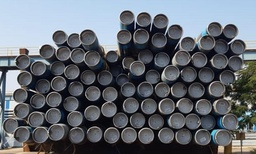
#> input picture selection_project/input.jpeg, 256 x 154 px, shrunk from 699 x 421 before the run
$ python circle.py
#> lines starting #> are read from the running program, lines starting #| are printed output that depends on the picture
### selection_project/canny.py
from math import sqrt, atan2, pi
import numpy as np


def canny_edge_detector(input_image):
    input_pixels = input_image.load()
    width = input_image.width
    height = input_image.height

    # Transform the image to grayscale
    grayscaled = compute_grayscale(input_pixels, width, height)

    # Blur it to remove noise
    blurred = compute_blur(grayscaled, width, height)

    # Compute the gradient
    gradient, direction = compute_gradient(blurred, width, height)

    # Non-maximum suppression
    filter_out_non_maximum(gradient, direction, width, height)

    # Filter out some edges
    keep = filter_strong_edges(gradient, width, height, 20, 25)

    return keep


def compute_grayscale(input_pixels, width, height):
    grayscale = np.empty((width, height))
    for x in range(width):
        for y in range(height):
            pixel = input_pixels[x, y]
            grayscale[x, y] = (pixel[0] + pixel[1] + pixel[2]) / 3
    return grayscale


def compute_blur(input_pixels, width, height):
    # Keep coordinate inside image
    clip = lambda x, l, u: l if x < l else u if x > u else x

    # Gaussian kernel
    kernel = np.array([
        [1 / 256, 4 / 256, 6 / 256, 4 / 256, 1 / 256],
        [4 / 256, 16 / 256, 24 / 256, 16 / 256, 4 / 256],
        [6 / 256, 24 / 256, 36 / 256, 24 / 256, 6 / 256],
        [4 / 256, 16 / 256, 24 / 256, 16 / 256, 4 / 256],
        [1 / 256, 4 / 256, 6 / 256, 4 / 256, 1 / 256]
    ])

    # Middle of the kernel
    offset = len(kernel) // 2

    # Compute the blurred image
    blurred = np.empty((width, height))
    for x in range(width):
        for y in range(height):
            acc = 0
            for a in range(len(kernel)):
                for b in range(len(kernel)):
                    xn = clip(x + a - offset, 0, width - 1)
                    yn = clip(y + b - offset, 0, height - 1)
                    acc += input_pixels[xn, yn] * kernel[a, b]
            blurred[x, y] = int(acc)
    return blurred


def compute_gradient(input_pixels, width, height):
    gradient = np.zeros((width, height))
    direction = np.zeros((width, height))
    for x in range(width):
        for y in range(height):
            if 0 < x < width - 1 and 0 < y < height - 1:
                magx = input_pixels[x + 1, y] - input_pixels[x - 1, y]
                magy = input_pixels[x, y + 1] - input_pixels[x, y - 1]
                gradient[x, y] = sqrt(magx ** 2 + magy ** 2)
                direction[x, y] = atan2(magy, magx)
    return gradient, direction


def filter_out_non_maximum(gradient, direction, width, height):
    for x in range(1, width - 1):
        for y in range(1, height - 1):
            angle = direction[x, y] if direction[x, y] >= 0 else direction[x, y] + pi
            rangle = round(angle / (pi / 4))
            mag = gradient[x, y]
            if ((rangle == 0 or rangle == 4) and (gradient[x - 1, y] > mag or gradient[x + 1, y] > mag)
                    or (rangle == 1 and (gradient[x - 1, y - 1] > mag or gradient[x + 1, y + 1] > mag))
                    or (rangle == 2 and (gradient[x, y - 1] > mag or gradient[x, y + 1] > mag))
                    or (rangle == 3 and (gradient[x + 1, y - 1] > mag or gradient[x - 1, y + 1] > mag))):
                gradient[x, y] = 0


def filter_strong_edges(gradient, width, height, low, high):
    # Keep strong edges
    keep = set()
    for x in range(width):
        for y in range(height):
            if gradient[x, y] > high:
                keep.add((x, y))

    # Keep weak edges next to a pixel to keep
    lastiter = keep
    while lastiter:
        newkeep = set()
        for x, y in lastiter:
            for a, b in ((-1, -1), (-1, 0), (-1, 1), (0, -1), (0, 1), (1, -1), (1, 0), (1, 1)):
                if gradient[x + a, y + b] > low and (x + a, y + b) not in keep:
                    newkeep.add((x + a, y + b))
        keep.update(newkeep)
        lastiter = newkeep

    return list(keep)


# [9 lines that do not run on import are left out]

### selection_project/circle.py
from collections import defaultdict
from PIL import Image, ImageDraw,ImageFont
from math import pi, cos, sin
from canny import canny_edge_detector
import os

# Load Input image:
input_image = Image.open("input.jpeg")
#> input_image is the input picture: PIL image 256x154 RGB; mean R, G, B 100, 105.8, 113.7

# Output image:
output_image = Image.new("RGB", input_image.size)
#> output_image: PIL image 256x154 RGB; every value is 0
output_image.paste(input_image)
draw_result = ImageDraw.Draw(output_image)

# Find circles
rmin = 18
rmax = 20
steps = 100
threshold = 0.4

points = []
for r in range(rmin, rmax + 1):
    for t in range(steps):
        points.append((r, int(r * cos(2 * pi * t / steps)), int(r * sin(2 * pi * t / steps))))

acc = defaultdict(int)
for x, y in canny_edge_detector(input_image):
#> in canny_edge_detector, `width = input_image.width`: width = 256
#> in canny_edge_detector, `height = input_image.height`: height = 154
#> in canny_edge_detector, `grayscaled = compute_grayscale(input_pixels, width, height)`:
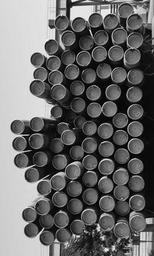
#> grayscaled: shape (256, 154) float64; min 0, max 252.7, mean 106.5
#> in compute_blur, `offset = len(kernel) // 2`: offset = 2
#> in canny_edge_detector, `blurred = compute_blur(grayscaled, width, height)`:
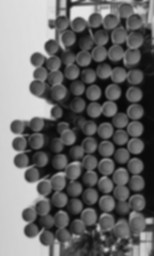
#> blurred: shape (256, 154) float64; min 8, max 229, mean 106
#> in canny_edge_detector, `gradient, direction = compute_gradient(blurred, width, height)`:
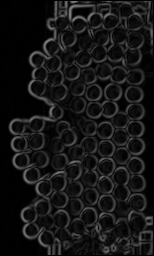
#> gradient: shape (256, 154) float64; min 0, max 131.6, mean 21.1
#> in canny_edge_detector, `gradient, direction = compute_gradient(blurred, width, height)`:
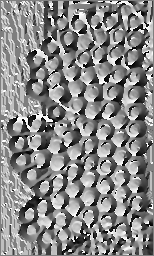
#> direction: shape (256, 154) float64; min -3.13, max 3.14, mean 0.23; drawn with min black and max white
#> in filter_strong_edges, `keep = set()`: keep = 0 items
#> in filter_strong_edges, `lastiter = keep`: lastiter = 5741 items
#> in canny_edge_detector, `keep = filter_strong_edges(gradient, width, height, 20, 25)`: keep = 6416 items
    for r, dx, dy in points:
        a = x - dx
        b = y - dy
        acc[(a, b, r)] += 1
#> this loop made 6416 passes
#> after the loop, acc = 134847 items

circles = []
#> circles = []
circle_count = 0
for k, v in sorted(acc.items(), key=lambda i: -i[1]):
    x, y, r = k
    if v / steps >= threshold and all((x - xc) ** 2 + (y - yc) ** 2 > rc ** 2 for xc, yc, rc in circles):
        print(v / steps, x, y, r)
        circles.append((x, y, r))
        circle_count+=1
#> this loop made 134847 passes
#> (v, x, y, r) on passes 1 to 12: (47, 228, 130, 18), (47, 67, 61, 19), (45, 234, 111, 19), (45, 168, 97, 18), (45, 226, 67, 18), (44, 227, 130, 18), (44, 138, 56, 19), (44, 68, 62, 18), (44, 35, 76, 19), (44, 161, 70, 18), (43, 94, 103, 18), (43, 60, 108, 19)
#| 0.47 228 130 18
#| 0.47 67 61 19
#| 0.45 234 111 19
#| 0.45 168 97 18
#| 0.45 226 67 18
#| 0.44 138 56 19
#| 0.44 35 76 19
#| 0.44 161 70 18
#> (further printed lines are left out)
#> after the loop, circle_count = 16; circles = [(228, 130, 18), (67, 61, 19), (234, 111, 19), (168, 97, 18), (226, 67, 18), (138, 56, 19), (35, 76, 19), (161, 70, 18), (94, 103, 18), (60, 108, 19), (209, 54, 19), (194, 83, 18), (68, 81, 18), (139, 111, 19), (32, 109, 19), (213, 100, 20)]

for x, y, r in circles:
    draw_result.ellipse((x-r, y-r, x+r, y+r), outline=(255,0,0,0))
#> this loop made 16 passes
#write pipe count on image
fontsize= 25
font = ImageFont.truetype("arial.ttf", fontsize)
draw_result.text((10,10),"Pipes count = "+str(circle_count),fill=(255,0,0),font=font)
# Save output image as "output.png"
output_image.save("output.png")
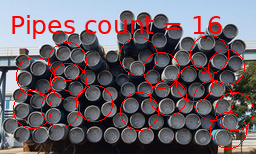
#> saved as output.png: PIL image 256x154 RGB; mean R, G, B 110.2, 98.7, 106

print("Number of Pipes in the given image =",circle_count)
#| Number of Pipes in the given image = 16
file1 = open("output.txt","w")
file1.write("Number of Pipes in the given image = "+str(circle_count))
file1.close()
